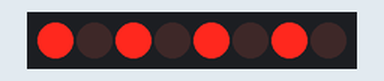
Recording of a sketch running on a simulated Arduino Uno, built with avr-gcc and run on an emulated ATmega328P. Parts: 8 shift-register outputs drawn as a row of LEDs (first output left, lit = HIGH). Wiring (inferred from the names in the program): shift register (74HC595): data pin 4; shift clock pin 6; latch pin 5. Wiring (inferred from the signals the program sends): row of LEDs: on Q0, Q1, Q2, Q3, Q4, Q5, Q6, Q7.

Above: at 0.2 s.
At 1.7 s:
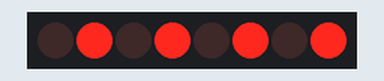
Timing chart, 0 to 3.0 s (numbered marks = the images above):
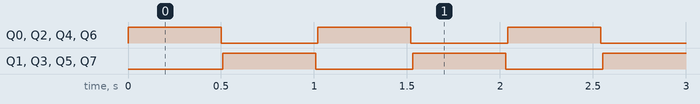

Measured:
- by itself, Q0–7: alternates HIGH for 0.50 s and LOW for 0.52 s
- by itself, everything shown: repeats every 1.0 s, in 4 steps

The sketch:

shift_register_blink_svaki_derugi_auto.ino
```cpp
int latchPin = 5; // pin 12  st_cp

int clockPin = 6; // pin 11 sh_cp
int dataPin = 4; // ds pin 14
 int led ;
byte leds = 0;

void setup()
{
pinMode(latchPin, OUTPUT);
pinMode(dataPin, OUTPUT);
pinMode(clockPin, OUTPUT);
updateShiftRegister();

}

void loop()
{


bitSet(leds, 1);
bitSet(leds, 3);
bitSet(leds, 5);
bitSet(leds, 7);
updateShiftRegister();
delay(500);
leds = 0;
updateShiftRegister();
delay(10);
bitSet(leds, 0);
bitSet(leds, 2);
bitSet(leds, 4);
bitSet(leds, 6);
updateShiftRegister();

delay(500);
leds = 0;
updateShiftRegister();
delay(10);

}


void updateShiftRegister()
{
digitalWrite(latchPin, LOW);
shiftOut(dataPin, clockPin, LSBFIRST, leds);
digitalWrite(latchPin, HIGH);
}
```
